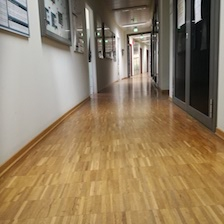
#> input picture Bilder/Flur/Flur1.jpg, 224 x 224 px, given in place of Teekueche10.jpg, which was not available
$ jupyter execute --allow-errors aufgabe2.ipynb   (text cells are left out)
#> lines starting #> are read from the running program, lines starting #| are printed output that depends on the picture; pictures that were not available may be replaced by others from this repository, and a replacement may not be noted
[cell 1]
import numpy as np
from sklearn.model_selection import train_test_split
import random

training_path_list = []  # ["./pfad/zu/bildA.png","./pfad/zu/bildB.png",...]
test_path_list = []  # ["./pfad/zu/bildC.png","./pfad/zu/bildD.png",...]

# add all paths to one array
flur_list = []
labor_list = []
buero_list = []
kueche_list = []

for i in range(1,26):
    flur_list.append("./Bilder/Flur/Flur%d.jpg"% i)
    labor_list.append("./Bilder/Labor/Labor%d.jpg"% i)
    buero_list.append("./Bilder/Professorenbuero/Professorenbuero%d.jpg"% i)
    kueche_list.append("./Bilder/Teekueche/Teekueche%d.jpg"% i)

[cell 2]
# split the test and training set
training_flur, test_flur  = train_test_split(
    flur_list, test_size=0.2, random_state=1
)
training_labor, test_labor  = train_test_split(
    labor_list, test_size=0.2, random_state=1
)
training_buero, test_buero  = train_test_split(
    buero_list, test_size=0.2, random_state=1
)
training_kueche, test_kueche  = train_test_split(
    kueche_list, test_size=0.2, random_state=1
)

training_path_list = training_flur + training_labor + training_buero + training_kueche
test_path_list = test_flur + test_labor + test_buero + test_kueche

random.shuffle(training_path_list)
random.shuffle(test_path_list)

print(test_path_list)

[cell 3]
import cv2
import matplotlib.pyplot as plt
import random

def create_histogram(picture):
    # load the picture the histogram will be made of
#> called with picture = './Bilder/Teekueche/Teekueche10.jpg'
    pic = cv2.imread(picture)
#> pic is the input picture: shape (224, 224, 3); mean B, G, R 99.8, 127.8, 147

    # calculate histogram for all three channels
    blue_histogram = cv2.calcHist([pic], [0], None, [256], [0, 256])
#> blue_histogram = 256 values, max 716 at index 89, min 0 at index 254, mean 196
    red_histogram = cv2.calcHist([pic], [1], None, [256], [0, 256])
#> red_histogram = 256 values, max 684 at index 138, min 1 at index 251, mean 196
    green_histogram = cv2.calcHist([pic], [2], None, [256], [0, 256])
#> green_histogram = 256 values, max 828 at index 180, min 3 at index 254, mean 196

    # create a plot with all three histograms
    plt.subplot(2,1,2)
    plt.title("Histogram of %s" % picture)
    plt.plot(blue_histogram,color="darkblue")
    plt.plot(green_histogram,color="green")
    plt.plot(red_histogram,color="red")

    plt.tight_layout()
    plt.show()
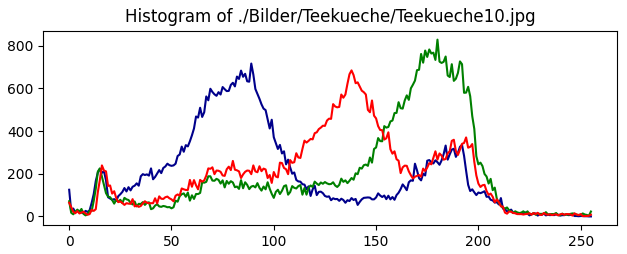
#> figure drawn by matplotlib, 1 panel; curve peaks at x = 89, y = 716; curve peaks at x = 180, y = 828; curve peaks at x = 138, y = 684

p_tk = random.choice(list(filter(lambda x: "Teekueche" in x, training_path_list)))
p_fl = random.choice(list(filter(lambda x: "Flur" in x, training_path_list)))
p_pb = random.choice(list(filter(lambda x: "Professorenbuero" in x, training_path_list)))
p_la = random.choice(list(filter(lambda x: "Labor" in x, training_path_list)))

create_histogram(p_tk)
create_histogram(p_fl)
#> call 2 of create_histogram, with picture = './Bilder/Flur/Flur12.jpg'
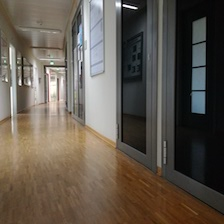
#> input picture Bilder/Flur/Flur12.jpg, 224 x 224 px
#> in create_histogram, pic is the input picture: shape (224, 224, 3); mean B, G, R 78.7, 88.7, 97.2
#> in create_histogram (call 2), `blue_histogram = cv2.calcHist([pic], [0], None, [256], [0, 256])`: blue_histogram = 256 values, max 1190 at index 9, min 2 at index 253, mean 196
#> in create_histogram (call 2), `red_histogram = cv2.calcHist([pic], [1], None, [256], [0, 256])`: red_histogram = 256 values, max 1318 at index 9, min 4 at index 246, mean 196
#> in create_histogram (call 2), `green_histogram = cv2.calcHist([pic], [2], None, [256], [0, 256])`: green_histogram = 256 values, max 1587 at index 9, min 3 at index 233, mean 196
#> in create_histogram (call 2), `plt.show()`:
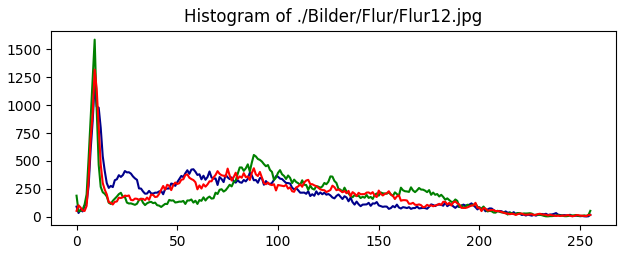
#> figure drawn by matplotlib, 1 panel; curve peaks at x = 9, y = 1190; curve peaks at x = 9, y = 1587; curve peaks at x = 9, y = 1318
create_histogram(p_pb)
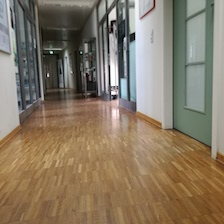
#> input picture Bilder/Flur/Flur10.jpg, 224 x 224 px, given in place of Professorenbuero19.jpg, which was not available
#> in create_histogram, pic is the input picture: shape (224, 224, 3); mean B, G, R 101.1, 120.8, 134.5
#> in create_histogram (call 3), `blue_histogram = cv2.calcHist([pic], [0], None, [256], [0, 256])`: blue_histogram = 256 values, max 757 at index 77, min 3 at index 250, mean 196
#> in create_histogram (call 3), `red_histogram = cv2.calcHist([pic], [1], None, [256], [0, 256])`: red_histogram = 256 values, max 748 at index 116, min 2 at index 248, mean 196
#> in create_histogram (call 3), `green_histogram = cv2.calcHist([pic], [2], None, [256], [0, 256])`: green_histogram = 256 values, max 790 at index 144, min 1 at index 247, mean 196
#> in create_histogram (call 3), `plt.show()`:
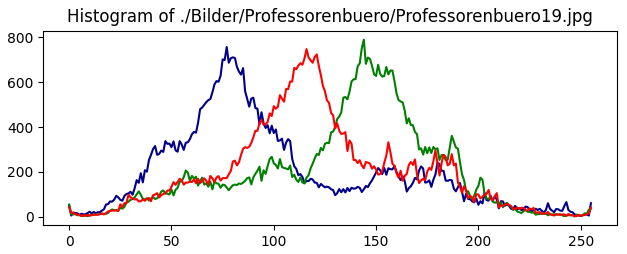
#> figure drawn by matplotlib, 1 panel; curve peaks at x = 77, y = 757; curve peaks at x = 144, y = 790; curve peaks at x = 116, y = 748
create_histogram(p_la)
#> call 4 of create_histogram, with picture = './Bilder/Labor/Labor1.jpg'
#> in create_histogram (call 4), `plt.show()`:
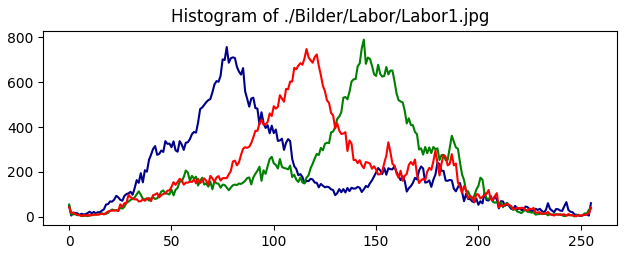
#> figure drawn by matplotlib, 1 panel; curve peaks at x = 77, y = 757; curve peaks at x = 144, y = 790; curve peaks at x = 116, y = 748
